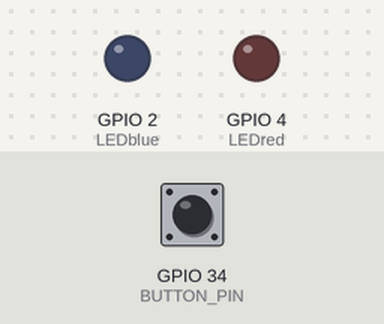
The program below on a simulated ESP32. On the bench: output pins drawn as LEDs (lit = HIGH). The test bench sets the inputs (shaded band); at power-on: GPIO 34 (BUTTON_PIN) LOW.

Above: at 1.2 s.
1.3 s: GPIO 34 (BUTTON_PIN) pulled HIGH for 0.15 s
At 2.6 s:
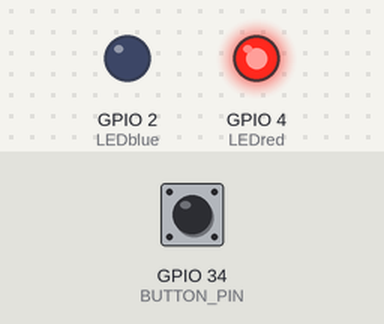
3.0 s: GPIO 34 (BUTTON_PIN) pulled HIGH for 0.15 s
At 3.9 s:
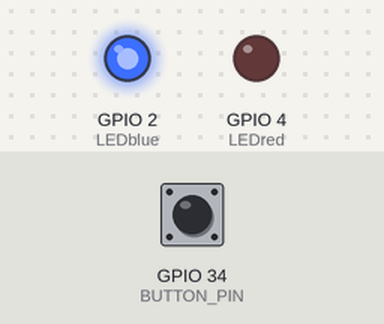
Timing chart, 0 to 6.0 s (numbered marks = the images above; inputs shaded):
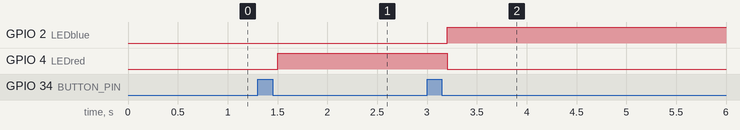

Measured:
- after the input at 1.3 s, GPIO 4 (LEDred): LOW → HIGH after 0.20 s
- after the input at 3.0 s, GPIO 2 (LEDblue): LOW → HIGH after 0.20 s; GPIO 4 (LEDred): HIGH → LOW after 0.20 s

The program:

main.cpp
```cpp
#include <Arduino.h>
#include <OneButton.h>

#define BUTTON_PIN 34
#define LEDblue 2
#define LEDred 4

OneButton btn;

bool ledToggle = false;

static void handleClick() {
  // Serial.println("Clicked!");
  ledToggle = !ledToggle;
  if (ledToggle)
  {
    digitalWrite(LEDred, HIGH);
    digitalWrite(LEDblue, LOW);
    // Serial.println("ledToggle True - RED ON, BLUE OFF");
  }
  else
  {
    digitalWrite(LEDred, LOW);
    digitalWrite(LEDblue, HIGH);
    // Serial.println("ledToggle False - RED OFF, BLUE ON");
  }
}

void setup() {
  Serial.begin(115200);
  btn.setup(BUTTON_PIN, INPUT, false);
  btn.attachClick(handleClick);

  pinMode(LEDblue, OUTPUT);
  pinMode(LEDred, OUTPUT);
}

void loop() {
  // put your main code here, to run repeatedly:
  btn.tick();
}
```
